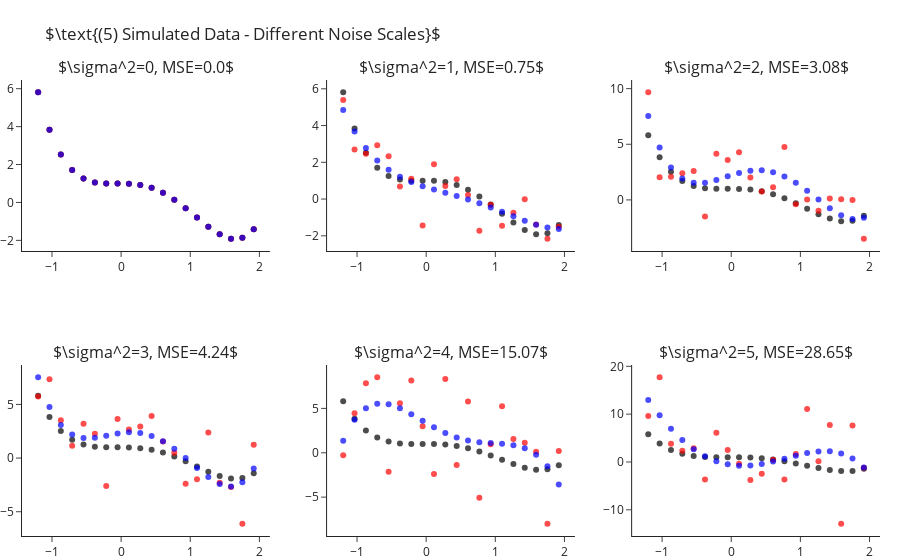

Notebook code cell kept with this figure:
### Markdown cell above
How is it that we are able to fit "better" models for $k$s larger than the true one? As we increase $k$ we enable the model
more "degrees of freedom" to try and adapt itself to the observed data. The higher $k$ the more the learner will "go after
the noise" and miss the real signal of the data. In other words, what we have just observed is what is known as **overfitting**.

Later in the course we will learn methods for detection and avoidance of overfitting.


## Fitting Polynomial Over Different Sample Noise Levels

Next, let us set $k=4$ (the true values) and study the outputted models when training over different noise levels. Though
we will only be changing the scale of the noise (i.e. the variance, $\sigma^2$), changing other properties such as its
distribution is interesting too. As we would expect, as we increase the scale of the noise our error increases. We can
observe this also in a visual manner, where the fitted polynomial (in blue) less and less resembles the actual model (in black).

### Code cell
scales = range(6)
fig = make_subplots(2, 3, subplot_titles=list(map(str, scales)))
for i, s in enumerate(scales):
    r,c = i//3+1, i%3+1
    
    y = y_ + np.random.normal(scale=s, size=len(y_))
    y_hat = make_pipeline(PolynomialFeatures(4), LinearRegression(fit_intercept=False)).fit(X, y).predict(X)

    fig.add_traces([go.Scatter(x=x, y=y_, mode="markers", name="Real Points",  marker=dict(color="black", opacity=.7), showlegend=False),
                    go.Scatter(x=x, y=y, mode="markers", name="Observed Points",  marker=dict(color="red", opacity=.7), showlegend=False),
                    go.Scatter(x=x, y=y_hat, mode="markers", name="Predicted Points",  marker=dict(color="blue", opacity=.7), showlegend=False)], rows=r, cols=c)
    fig["layout"]["annotations"][i]["text"] = rf"$\sigma^2={{0}}, MSE={{1}}$".format(s, round(np.mean((y-y_hat)**2), 2))

fig.update_layout(title=r"$\text{(5) Simulated Data - Different Noise Scales}$", margin=dict(t=80)).show()

### Figure 1 — Plotly figure (JSON) as saved in the notebook; plotly's stock layout.template omitted (floating-point values rounded to 4 significant figures)
{"data": [{"marker": {"color": "black", "opacity": 0.7}, "mode": "markers", "name": "Real Points", "showlegend": false, "type": "scatter", "x": [-1.2, -1.036, -0.8718, -0.7077, -0.5436, -0.3795, -0.2154, -0.05128, 0.1128, 0.2769, 0.441, 0.6051, 0.7692, 0.9333, 1.097, 1.262, 1.426, 1.59, 1.754, 1.918], "xaxis": "x", "y": [5.81, 3.838, 2.523, 1.709, 1.261, 1.058, 0.9989, 0.999, 0.9909, 0.9251, 0.769, 0.5078, 0.1439, -0.3028, -0.7951, -1.278, -1.68, -1.912, -1.866, -1.418], "yaxis": "y"}, {"marker": {"color": "red", "opacity": 0.7}, "mode": "markers", "name": "Observed Points", "showlegend": false, "type": "scatter", "x": [-1.2, -1.036, -0.8718, -0.7077, -0.5436, -0.3795, -0.2154, -0.05128, 0.1128, 0.2769, 0.441, 0.6051, 0.7692, 0.9333, 1.097, 1.262, 1.426, 1.59, 1.754, 1.918], "xaxis": "x", "y": [5.81, 3.838, 2.523, 1.709, 1.261, 1.058, 0.9989, 0.999, 0.9909, 0.9251, 0.769, 0.5078, 0.1439, -0.3028, -0.7951, -1.278, -1.68, -1.912, -1.866, -1.418], "yaxis": "y"}, {"marker": {"color": "blue", "opacity": 0.7}, "mode": "markers", "name": "Predicted Points", "showlegend": false, "type": "scatter", "x": [-1.2, -1.036, -0.8718, -0.7077, -0.5436, -0.3795, -0.2154, -0.05128, 0.1128, 0.2769, 0.441, 0.6051, 0.7692, 0.9333, 1.097, 1.262, 1.426, 1.59, 1.754, 1.918], "xaxis": "x", "y": [5.81, 3.838, 2.523, 1.709, 1.261, 1.058, 0.9989, 0.999, 0.9909, 0.9251, 0.769, 0.5078, 0.1439, -0.3028, -0.7951, -1.278, -1.68, -1.912, -1.866, -1.418], "yaxis": "y"}, {"marker": {"color": "black", "opacity": 0.7}, "mode": "markers", "name": "Real Points", "showlegend": false, "type": "scatter", "x": [-1.2, -1.036, -0.8718, -0.7077, -0.5436, -0.3795, -0.2154, -0.05128, 0.1128, 0.2769, 0.441, 0.6051, 0.7692, 0.9333, 1.097, 1.262, 1.426, 1.59, 1.754, 1.918], "xaxis": "x2", "y": [5.81, 3.838, 2.523, 1.709, 1.261, 1.058, 0.9989, 0.999, 0.9909, 0.9251, 0.769, 0.5078, 0.1439, -0.3028, -0.7951, -1.278, -1.68, -1.912, -1.866, -1.418], "yaxis": "y2"}, {"marker": {"color": "red", "opacity": 0.7}, "mode": "markers", "name": "Observed Points", "showlegend": false, "type": "scatter", "x": [-1.2, -1.036, -0.8718, -0.7077, -0.5436, -0.3795, -0.2154, -0.05128, 0.1128, 0.2769, 0.441, 0.6051, 0.7692, 0.9333, 1.097, 1.262, 1.426, 1.59, 1.754, 1.918], "xaxis": "x2", "y": [5.385, 2.693, 2.466, 2.922, 2.327, 0.6867, 1.103, -1.439, 1.892, 0.706, 1.083, 0.2209, -1.727, -0.3126, -1.457, -0.7518, -0.006421, -1.38, -2.157, -1.51], "yaxis": "y2"}, {"marker": {"color": "blue", "opacity": 0.7}, "mode": "markers", "name": "Predicted Points", "showlegend": false, "type": "scatter", "x": [-1.2, -1.036, -0.8718, -0.7077, -0.5436, -0.3795, -0.2154, -0.05128, 0.1128, 0.2769, 0.441, 0.6051, 0.7692, 0.9333, 1.097, 1.262, 1.426, 1.59, 1.754, 1.918], "xaxis": "x2", "y": [4.84, 3.677, 2.781, 2.102, 1.593, 1.214, 0.927, 0.7023, 0.5135, 0.3394, 0.164, -0.02362, -0.2296, -0.4548, -0.6954, -0.9421, -1.181, -1.393, -1.553, -1.634], "yaxis": "y2"}, {"marker": {"color": "black", "opacity": 0.7}, "mode": "markers", "name": "Real Points", "showlegend": false, "type": "scatter", "x": [-1.2, -1.036, -0.8718, -0.7077, -0.5436, -0.3795, -0.2154, -0.05128, 0.1128, 0.2769, 0.441, 0.6051, 0.7692, 0.9333, 1.097, 1.262, 1.426, 1.59, 1.754, 1.918], "xaxis": "x3", "y": [5.81, 3.838, 2.523, 1.709, 1.261, 1.058, 0.9989, 0.999, 0.9909, 0.9251, 0.769, 0.5078, 0.1439, -0.3028, -0.7951, -1.278, -1.68, -1.912, -1.866, -1.418], "yaxis": "y3"}, {"marker": {"color": "red", "opacity": 0.7}, "mode": "markers", "name": "Observed Points", "showlegend": false, "type": "scatter", "x": [-1.2, -1.036, -0.8718, -0.7077, -0.5436, -0.3795, -0.2154, -0.05128, 0.1128, 0.2769, 0.441, 0.6051, 0.7692, 0.9333, 1.097, 1.262, 1.426, 1.59, 1.754, 1.918], "xaxis": "x3", "y": [9.671, 2.041, 2.079, 2.406, 2.603, -1.494, 4.155, 3.581, 4.278, 2.004, 0.7527, 1.147, 4.749, -0.3878, 0.04066, -0.9651, 0.1274, 0.06751, -0.01514, -3.485], "yaxis": "y3"}, {"marker": {"color": "blue", "opacity": 0.7}, "mode": "markers", "name": "Predicted Points", "showlegend": false, "type": "scatter", "x": [-1.2, -1.036, -0.8718, -0.7077, -0.5436, -0.3795, -0.2154, -0.05128, 0.1128, 0.2769, 0.441, 0.6051, 0.7692, 0.9333, 1.097, 1.262, 1.426, 1.59, 1.754, 1.918], "xaxis": "x3", "y": [7.546, 4.703, 2.913, 1.932, 1.54, 1.546, 1.785, 2.116, 2.426, 2.629, 2.663, 2.494, 2.115, 1.544, 0.824, 0.02726, -0.7494, -1.383, -1.722, -1.593], "yaxis": "y3"}, {"marker": {"color": "black", "opacity": 0.7}, "mode": "markers", "name": "Real Points", "showlegend": false, "type": "scatter", "x": [-1.2, -1.036, -0.8718, -0.7077, -0.5436, -0.3795, -0.2154, -0.05128, 0.1128, 0.2769, 0.441, 0.6051, 0.7692, 0.9333, 1.097, 1.262, 1.426, 1.59, 1.754, 1.918], "xaxis": "x4", "y": [5.81, 3.838, 2.523, 1.709, 1.261, 1.058, 0.9989, 0.999, 0.9909, 0.9251, 0.769, 0.5078, 0.1439, -0.3028, -0.7951, -1.278, -1.68, -1.912, -1.866, -1.418], "yaxis": "y4"}, {"marker": {"color": "red", "opacity": 0.7}, "mode": "markers", "name": "Observed Points", "showlegend": false, "type": "scatter", "x": [-1.2, -1.036, -0.8718, -0.7077, -0.5436, -0.3795, -0.2154, -0.05128, 0.1128, 0.2769, 0.441, 0.6051, 0.7692, 0.9333, 1.097, 1.262, 1.426, 1.59, 1.754, 1.918], "xaxis": "x4", "y": [5.733, 7.344, 3.518, 1.148, 3.2, 2.273, -2.595, 3.645, 2.665, 2.934, 3.917, 1.551, 0.4864, -2.404, -1.982, 2.387, -2.31, -2.701, -6.117, 1.24], "yaxis": "y4"}, {"marker": {"color": "blue", "opacity": 0.7}, "mode": "markers", "name": "Predicted Points", "showlegend": false, "type": "scatter", "x": [-1.2, -1.036, -0.8718, -0.7077, -0.5436, -0.3795, -0.2154, -0.05128, 0.1128, 0.2769, 0.441, 0.6051, 0.7692, 0.9333, 1.097, 1.262, 1.426, 1.59, 1.754, 1.918], "xaxis": "x4", "y": [7.528, 4.763, 3.079, 2.198, 1.873, 1.892, 2.077, 2.282, 2.395, 2.338, 2.064, 1.564, 0.8582, 0.002164, -0.9153, -1.772, -2.412, -2.647, -2.255, -0.9776], "yaxis": "y4"}, {"marker": {"color": "black", "opacity": 0.7}, "mode": "markers", "name": "Real Points", "showlegend": false, "type": "scatter", "x": [-1.2, -1.036, -0.8718, -0.7077, -0.5436, -0.3795, -0.2154, -0.05128, 0.1128, 0.2769, 0.441, 0.6051, 0.7692, 0.9333, 1.097, 1.262, 1.426, 1.59, 1.754, 1.918], "xaxis": "x5", "y": [5.81, 3.838, 2.523, 1.709, 1.261, 1.058, 0.9989, 0.999, 0.9909, 0.9251, 0.769, 0.5078, 0.1439, -0.3028, -0.7951, -1.278, -1.68, -1.912, -1.866, -1.418], "yaxis": "y5"}, {"marker": {"color": "red", "opacity": 0.7}, "mode": "markers", "name": "Observed Points", "showlegend": false, "type": "scatter", "x": [-1.2, -1.036, -0.8718, -0.7077, -0.5436, -0.3795, -0.2154, -0.05128, 0.1128, 0.2769, 0.441, 0.6051, 0.7692, 0.9333, 1.097, 1.262, 1.426, 1.59, 1.754, 1.918], "xaxis": "x5", "y": [-0.2881, 4.467, 7.847, 8.505, -2.132, 5.58, 8.152, 2.996, -2.393, 8.327, -1.385, 5.783, -5.083, 0.9535, 5.251, 1.541, 1.117, 0.1135, -7.993, 0.2108], "yaxis": "y5"}, {"marker": {"color": "blue", "opacity": 0.7}, "mode": "markers", "name": "Predicted Points", "showlegend": false, "type": "scatter", "x": [-1.2, -1.036, -0.8718, -0.7077, -0.5436, -0.3795, -0.2154, -0.05128, 0.1128, 0.2769, 0.441, 0.6051, 0.7692, 0.9333, 1.097, 1.262, 1.426, 1.59, 1.754, 1.918], "xaxis": "x5", "y": [1.357, 3.709, 5.014, 5.523, 5.459, 5.012, 4.348, 3.598, 2.868, 2.231, 1.734, 1.391, 1.19, 1.088, 1.011, 0.8589, 0.4992, -0.2286, -1.515, -3.578], "yaxis": "y5"}, {"marker": {"color": "black", "opacity": 0.7}, "mode": "markers", "name": "Real Points", "showlegend": false, "type": "scatter", "x": [-1.2, -1.036, -0.8718, -0.7077, -0.5436, -0.3795, -0.2154, -0.05128, 0.1128, 0.2769, 0.441, 0.6051, 0.7692, 0.9333, 1.097, 1.262, 1.426, 1.59, 1.754, 1.918], "xaxis": "x6", "y": [5.81, 3.838, 2.523, 1.709, 1.261, 1.058, 0.9989, 0.999, 0.9909, 0.9251, 0.769, 0.5078, 0.1439, -0.3028, -0.7951, -1.278, -1.68, -1.912, -1.866, -1.418], "yaxis": "y6"}, {"marker": {"color": "red", "opacity": 0.7}, "mode": "markers", "name": "Observed Points", "showlegend": false, "type": "scatter", "x": [-1.2, -1.036, -0.8718, -0.7077, -0.5436, -0.3795, -0.2154, -0.05128, 0.1128, 0.2769, 0.441, 0.6051, 0.7692, 0.9333, 1.097, 1.262, 1.426, 1.59, 1.754, 1.918], "xaxis": "x6", "y": [9.606, 17.7, 3.832, 2.323, 2.856, -3.652, 6.101, 2.489, -0.3484, -3.789, -2.462, 0.4666, -3.674, 1.657, 11.07, 0.1716, 7.735, -12.91, 7.633, -1.234], "yaxis": "y6"}, {"marker": {"color": "blue", "opacity": 0.7}, "mode": "markers", "name": "Predicted Points", "showlegend": false, "type": "scatter", "x": [-1.2, -1.036, -0.8718, -0.7077, -0.5436, -0.3795, -0.2154, -0.05128, 0.1128, 0.2769, 0.441, 0.6051, 0.7692, 0.9333, 1.097, 1.262, 1.426, 1.59, 1.754, 1.918], "xaxis": "x6", "y": [12.96, 9.756, 6.962, 4.6, 2.68, 1.201, 0.1506, -0.4961, -0.7744, -0.7312, -0.4251, 0.0741, 0.6851, 1.315, 1.86, 2.204, 2.22, 1.77, 0.7031, -1.141], "yaxis": "y6"}], "layout": {"annotations": [{"font": {"size": 16}, "showarrow": false, "text": "$\\sigma^2=0, MSE=0.0$", "x": 0.1444, "xanchor": "center", "xref": "paper", "y": 1, "yanchor": "bottom", "yref": "paper"}, {"font": {"size": 16}, "showarrow": false, "text": "$\\sigma^2=1, MSE=0.75$", "x": 0.5, "xanchor": "center", "xref": "paper", "y": 1, "yanchor": "bottom", "yref": "paper"}, {"font": {"size": 16}, "showarrow": false, "text": "$\\sigma^2=2, MSE=3.08$", "x": 0.8556, "xanchor": "center", "xref": "paper", "y": 1, "yanchor": "bottom", "yref": "paper"}, {"font": {"size": 16}, "showarrow": false, "text": "$\\sigma^2=3, MSE=4.24$", "x": 0.1444, "xanchor": "center", "xref": "paper", "y": 0.375, "yanchor": "bottom", "yref": "paper"}, {"font": {"size": 16}, "showarrow": false, "text": "$\\sigma^2=4, MSE=15.07$", "x": 0.5, "xanchor": "center", "xref": "paper", "y": 0.375, "yanchor": "bottom", "yref": "paper"}, {"font": {"size": 16}, "showarrow": false, "text": "$\\sigma^2=5, MSE=28.65$", "x": 0.8556, "xanchor": "center", "xref": "paper", "y": 0.375, "yanchor": "bottom", "yref": "paper"}], "margin": {"t": 80}, "title": {"text": "$\\text{(5) Simulated Data - Different Noise Scales}$"}, "xaxis": {"anchor": "y", "domain": [0, 0.2889]}, "xaxis2": {"anchor": "y2", "domain": [0.3556, 0.6444]}, "xaxis3": {"anchor": "y3", "domain": [0.7111, 1]}, "xaxis4": {"anchor": "y4", "domain": [0, 0.2889]}, "xaxis5": {"anchor": "y5", "domain": [0.3556, 0.6444]}, "xaxis6": {"anchor": "y6", "domain": [0.7111, 1]}, "yaxis": {"anchor": "x", "domain": [0.625, 1]}, "yaxis2": {"anchor": "x2", "domain": [0.625, 1]}, "yaxis3": {"anchor": "x3", "domain": [0.625, 1]}, "yaxis4": {"anchor": "x4", "domain": [0, 0.375]}, "yaxis5": {"anchor": "x5", "domain": [0, 0.375]}, "yaxis6": {"anchor": "x6", "domain": [0, 0.375]}}}
